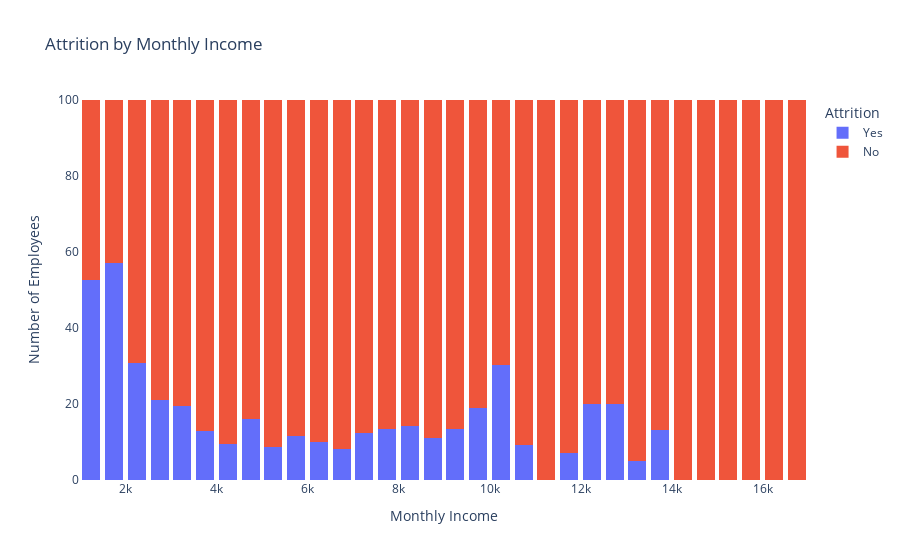

This figure's notebook cell:
### Code cell
fig2 = px.histogram(newdf,
                  x="MonthlyIncome",
                  color="Attrition",
                  title="Attrition by Monthly Income",
                  template="plotly",
                  barmode="stack",
                  barnorm='percent'
)

fig2.update_layout(
    xaxis_title="Monthly Income",
    yaxis_title="Number of Employees",
    legend_title="Attrition",
    showlegend=True,
    plot_bgcolor="white",
    bargap=0.2
)

fig2.show()

### Figure 1 — Plotly figure (JSON) as saved in the notebook; plotly's stock layout.template omitted (floating-point values rounded to 4 significant figures; data arrays with more than 128 entries replaced by an {"elided": "..."} marker saying what was removed)
{"data": [{"alignmentgroup": "True", "bingroup": "x", "hovertemplate": "Attrition=Yes<br>MonthlyIncome=%{x}<br>count (normalized as percent)=%{y}<extra></extra>", "legendgroup": "Yes", "marker": {"color": "#636efa", "pattern": {"shape": ""}}, "name": "Yes", "offsetgroup": "Yes", "orientation": "v", "showlegend": true, "type": "histogram", "x": {"elided": "232 int values"}, "xaxis": "x", "yaxis": "y"}, {"alignmentgroup": "True", "bingroup": "x", "hovertemplate": "Attrition=No<br>MonthlyIncome=%{x}<br>count (normalized as percent)=%{y}<extra></extra>", "legendgroup": "No", "marker": {"color": "#EF553B", "pattern": {"shape": ""}}, "name": "No", "offsetgroup": "No", "orientation": "v", "showlegend": true, "type": "histogram", "x": {"elided": "1124 int values"}, "xaxis": "x", "yaxis": "y"}], "layout": {"bargap": 0.2, "barmode": "stack", "barnorm": "percent", "legend": {"title": {"text": "Attrition"}, "tracegroupgap": 0}, "plot_bgcolor": "white", "showlegend": true, "title": {"text": "Attrition by Monthly Income"}, "xaxis": {"anchor": "y", "domain": [0, 1], "title": {"text": "Monthly Income"}}, "yaxis": {"anchor": "x", "domain": [0, 1], "title": {"text": "Number of Employees"}}}}
